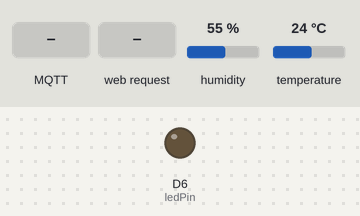
This sketch was run on a simulated ESP8266 (NodeMCU). Shown: output pins drawn as LEDs (lit = HIGH). The inputs (shaded band) are chosen by the test bench; at power-on: humidity 55 %, temperature 24 °C. WiFi joins after 1.5 s; servers stay silent unless stated; random numbers use the default seed unless the sketch sets one; no MQTT or app messages arrive unless stated; what the sketch prints to the serial monitor is not drawn.

Above: at 2.7 s.
2.8 s: MQTT message "0" arrives on the first subscribed topic
At 3.2 s:
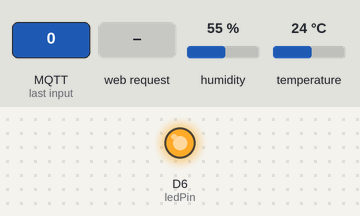
4.3 s: HTTP request GET /toggle received
At 5.6 s:
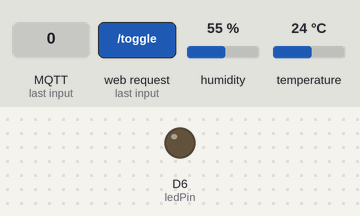
Timing chart, 0 to 7.3 s (numbered marks = the images above; inputs shaded):
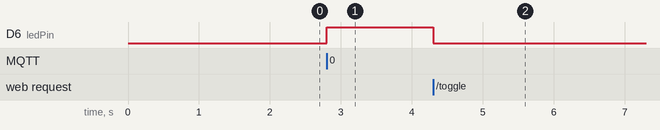

The sketch:

work6.ino
```cpp
#include <ESP8266WiFi.h>
#include <PubSubClient.h>

#include <ESP8266WebServer.h>
#include <ESP8266HTTPClient.h>
#include <Adafruit_Sensor.h>
#include <DHT.h>
#include <ArduinoJson.h>
#include <NTPClient.h>
#include <WiFiUdp.h>

const int ledPin = D6;   // กำหนดตามขาที่เชื่อมต่อ LED
bool ledStatus = false;  // false = OFF, true = ON

DHT dht14(D4, DHT11);
ESP8266WebServer server(80);

float tem;
float hum;

const char* ssid = "Galaxy A71 96DE";
const char* password = "25452002";
const char* mqtt_server = "192.168.124.66";
const int mqtt_port = 1883;

HTTPClient http;
WiFiClient espClient;
PubSubClient client(espClient);
unsigned long lastMsg = 0;
#define MSG_BUFFER_SIZE (50)
char msg[MSG_BUFFER_SIZE];
int value = 0;

void setup_wifi() {
  delay(10);
  // We start by connecting to a WiFi network
  Serial.println();
  Serial.print("Connecting to ");
  Serial.println(ssid);

  WiFi.mode(WIFI_STA);
  WiFi.begin(ssid, password);

  while (WiFi.status() != WL_CONNECTED) {
    delay(500);
    Serial.print(".");
  }

  randomSeed(micros());

  Serial.println("");
  Serial.println("WiFi connected");
  Serial.println("IP address: ");
  Serial.println(WiFi.localIP());
}

void callback(char* topic, byte* payload, unsigned int length) {
  Serial.print("Message arrived [");
  Serial.print(topic);
  Serial.print("] ");
  for (int i = 0; i < length; i++) {
    Serial.print((char)payload[i]);
  }
  Serial.println();

  // ตรวจสอบว่าคำสั่งมาจาก MQTT topic "LED" หรือไม่
  if (strcmp(topic, "LED") == 0) {
    // ตรวจสอบคำสั่งที่มาจาก MQTT payload
    if (length == 1) {
      if ((char)payload[0] == '1') {
        digitalWrite(ledPin, LOW);  // เปิดไฟ LED
        Serial.println("LED turned ON");
      } else if ((char)payload[0] == '0') {
        digitalWrite(ledPin, HIGH);  // ปิดไฟ LED
        Serial.println("LED turned OFF");
      }
    }
  }
}


void handleRoot() {
  String html = "<html><head>";
  html += "<meta charset=\"UTF-8\">";
  html += "<style>";
  html += "body { font-family: Arial, sans-serif; text-align: center; margin-top: 50px; }";
  html += ".button { padding: 10px 20px; background-color: #0099FF; color: white; border: none; border-radius: 5px; cursor: pointer; }";
  html += ".button:hover { background-color: #0077CC; }";
  html += "</style>";
  html += "</head><body>";

  // แสดงสถานะของไฟ LED
  html += "<h2>สถานะไฟ LED D6: " + String(digitalRead(ledPin) == HIGH ? "ON" : "OFF") + "</h2>";
  html += "<a href=\"/toggle\"><button class=\"button\">Switch LED</button></a><br><br>";

  html += "</body></html>";
  server.send(200, "text/html; charset=UTF-8", html);
}


void handleToggle() {
  ledStatus = !ledStatus;
  digitalWrite(ledPin, ledStatus ? LOW : HIGH);  // เปิดหรือปิดไฟ LED ตามสถานะ ledStatus

  // เพิ่มการเปลี่ยนเส้นทาง URL
  server.sendHeader("Location", "/");

  server.send(302, "text/plain", ledStatus ? "ON" : "OFF");

  // ส่งข้อมูล MQTT
  String mqttMessage = ledStatus ? "on" : "off";
  if (client.publish("LED", mqttMessage.c_str())) {
    Serial.println("MQTT message sent successfully");
  } else {
    Serial.println("Failed to send MQTT message");
  }
}


void reconnect() {
  // Loop until we're reconnected
  while (!client.connected()) {
    Serial.print("Attempting MQTT connection...");
    // Create a random client ID
    String clientId = "ESP8266Client-";
    clientId += String(random(0xffff), HEX);
    // Attempt to connect
    if (client.connect(clientId.c_str())) {
      Serial.println("connected");
      // สมัครสมาชิกหรือ subscribe ไปยัง MQTT topic "LED"
      client.subscribe("LED");
    } else {
      Serial.print("failed, rc=");
      Serial.print(client.state());
      Serial.println(" try again in 5 seconds");
      delay(5000);
    }
  }
}


void setup() {
  pinMode(ledPin, OUTPUT);  // Initialize the BUILTIN_LED pin as an output
  Serial.begin(115200);
  setup_wifi();
  client.setServer(mqtt_server, mqtt_port); // เชื่อมต่อ MQTT Broker ด้วยข้อมูลที่ระบุ
  client.setCallback(callback);

  tem = 0.0;
  hum = 0.0;
  dht14.begin();

  server.on("/", handleRoot);
  server.on("/toggle", handleToggle);
  server.begin();
}


void loop() {
  server.handleClient();

  if (!client.connected()) {
    reconnect();
  }
  client.loop();

  unsigned long now = millis();
  if (now - lastMsg > 2000) {
    lastMsg = now;

    tem = dht14.readTemperature();
    hum = dht14.readHumidity();

    StaticJsonDocument<200> jsonDocument;
    jsonDocument["humidity"] = hum;
    jsonDocument["temperature"] = tem;  // แก้ชื่อ key เป็น "temperature"
    String jsonData;
    serializeJson(jsonDocument, jsonData);
    client.publish("DHT", jsonData.c_str());
  }
}
```

Measured:
- after the input at 2.8 s, D6 (ledPin): LOW → HIGH at once
- after the input at 4.3 s, D6 (ledPin): HIGH → LOW at once
